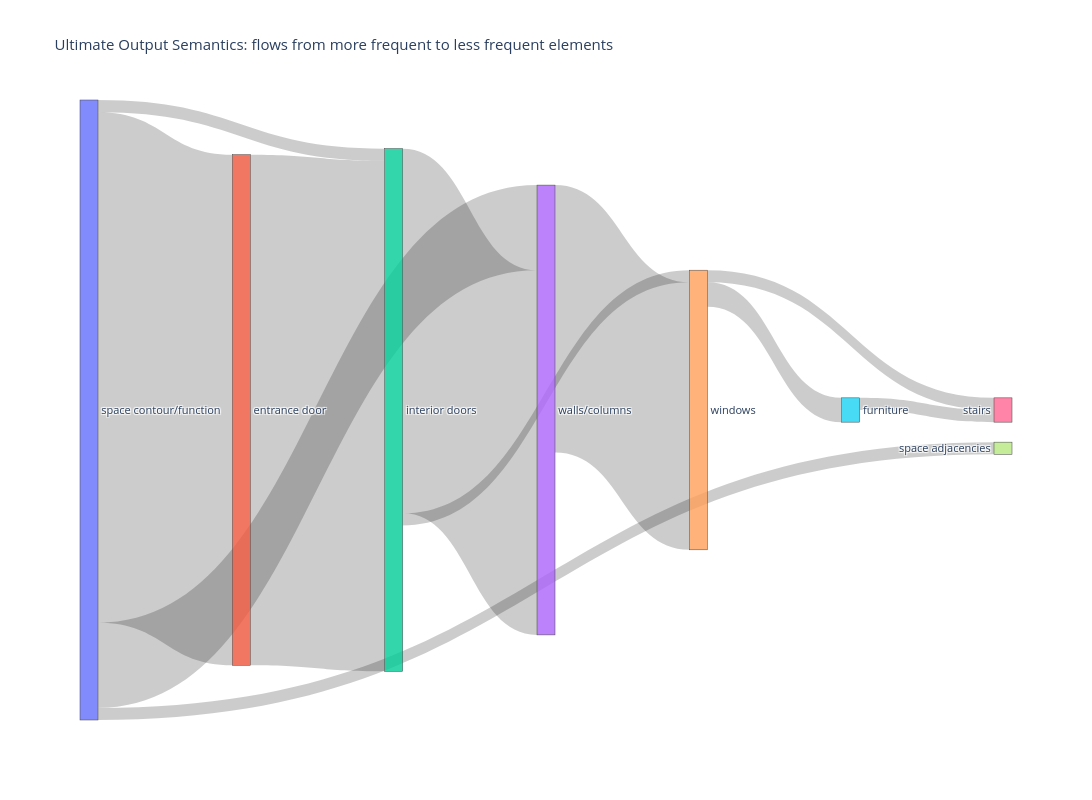

The cell this chart's notebook holds for it:
### Code cell
import pandas as pd
import plotly.graph_objects as go

# Load data
df = pd.read_csv(
    "data/src/conflated_database___2026_03_31__11_14_35.xlsx - TextReading_Included.csv"
)

col = "Ultimate Output semantics"

# Split cells into lists; missing values become ["missing"]
def parse_semantics(x):
    if pd.isna(x) or str(x).strip() == "":
        return ["missing"]
    return [v.strip() for v in str(x).split(",") if v.strip()]

df["output_list"] = df[col].apply(parse_semantics)

# 1. Count unique values
counts = (
    df["output_list"]
    .explode()
    .value_counts()
)

print(counts)

# Optional: save counts
counts.reset_index().rename(
    columns={"index": "semantic_element", "count": "count"}
).to_csv("output_semantics_counts.csv", index=False)

# 2. Sankey: most frequent → less frequent sequence within each paper
ordered_elements = counts.index.tolist()
rank = {v: i for i, v in enumerate(ordered_elements)}

flows = []

for items in df["output_list"]:
    # sort elements in each row by global popularity
    items_sorted = sorted(set(items), key=lambda x: rank[x])

    # create transitions: most popular -> next -> next
    for a, b in zip(items_sorted[:-1], items_sorted[1:]):
        flows.append((a, b))

flows_df = (
    pd.DataFrame(flows, columns=["source", "target"])
    .value_counts()
    .reset_index(name="value")
)

# Build node ids
nodes = pd.Index(
    pd.concat([flows_df["source"], flows_df["target"]]).unique()
)

source_ids = flows_df["source"].map(nodes.get_loc)
target_ids = flows_df["target"].map(nodes.get_loc)

fig = go.Figure(data=[go.Sankey(
    node=dict(
        label=nodes.tolist(),
        pad=20,
        thickness=18
    ),
    link=dict(
        source=source_ids,
        target=target_ids,
        value=flows_df["value"]
    )
)])

fig.update_layout(
    title="Ultimate Output Semantics: flows from more frequent to less frequent elements",
    font_size=11,
    width=1200,
    height=800
)

# fig.show()

# Optional exports
# fig.write_html("output_semantics_sankey.html")

### Figure 1 — Plotly figure (JSON) as saved in the notebook; plotly's stock layout.template omitted (floating-point values rounded to 4 significant figures)
{"data": [{"link": {"source": [0, 1, 2, 3, 0, 4, 4, 0, 2, 0, 5], "target": [1, 2, 3, 4, 3, 5, 6, 7, 4, 2, 6], "value": [42, 42, 30, 22, 7, 2, 1, 1, 1, 1, 1]}, "node": {"label": ["space contour/function", "entrance door", "interior doors", "walls/columns", "windows", "furniture", "stairs", "space adjacencies"], "pad": 20, "thickness": 18}, "type": "sankey"}], "layout": {"font": {"size": 11}, "height": 800, "title": {"text": "Ultimate Output Semantics: flows from more frequent to less frequent elements"}, "width": 1200}}
